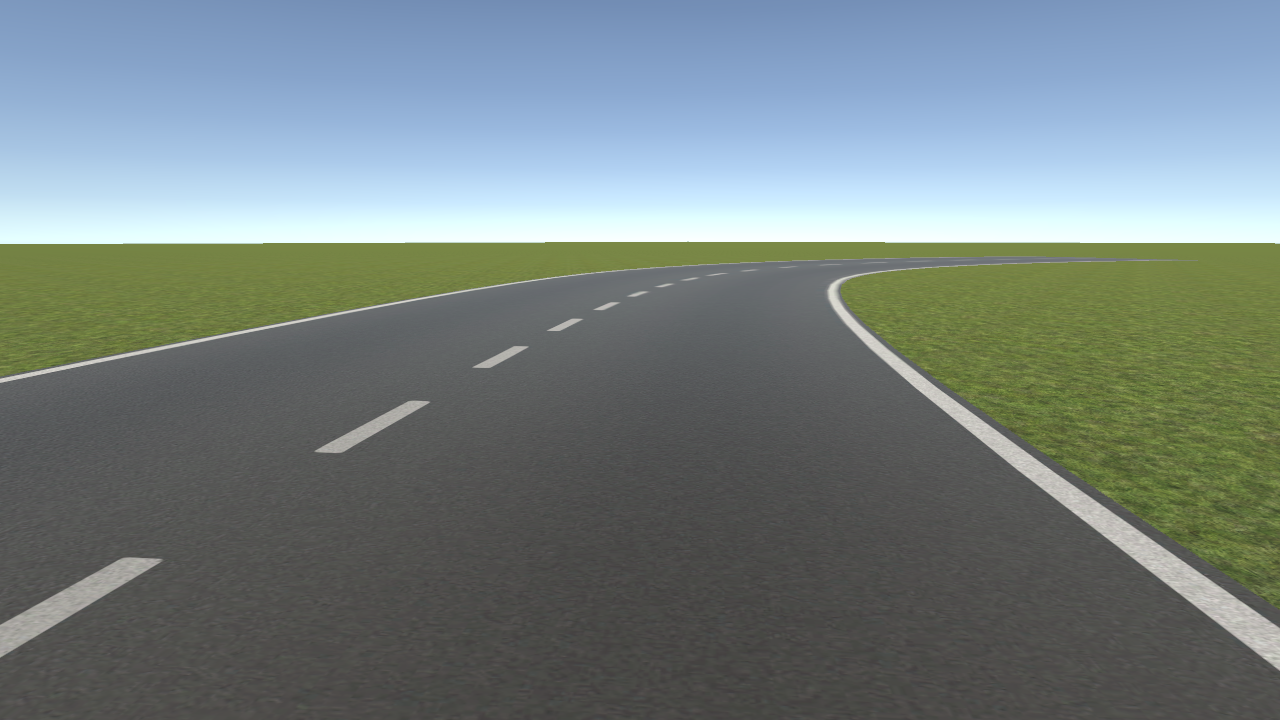
#> input picture CapturedImages/frame.png, 1280 x 720 px, found by its file name
$ python lane_segment.py
#> lines starting #> are read from the running program, lines starting #| are printed output that depends on the picture; after the words box and inside, x2 and y2 are one past the last pixel; in counts of white or black regions, pixels touching at a corner belong together
import cv2
import numpy as np

def segment_lanes(image_path):
    # Load the Unity camera frame
    image = cv2.imread(image_path)
#> image is the input picture: shape (720, 1280, 3); mean B, G, R 129.4, 129, 117.1
    if image is None:
        print("Error: image not found at", image_path)
        return None

    height, width, _ = image.shape
#> height = 720; width = 1280

    # Create a dummy mask: draw a white vertical lane center
    mask = np.zeros((height, width), dtype=np.uint8)
    lane_center_x = width // 2
#> lane_center_x = 640
    mask[:, lane_center_x-4:lane_center_x+4] = 255  # 8-pixel-wide center line

    return mask

if __name__ == "__main__":
    input_path = "D:/Documents/GitHub/Self-Driving-Bot/CapturedImages/frame.png"  # Adjust if needed
    mask = segment_lanes(input_path)

    if mask is not None:
        # Show it in a window
        cv2.imshow("Lane Mask", mask)
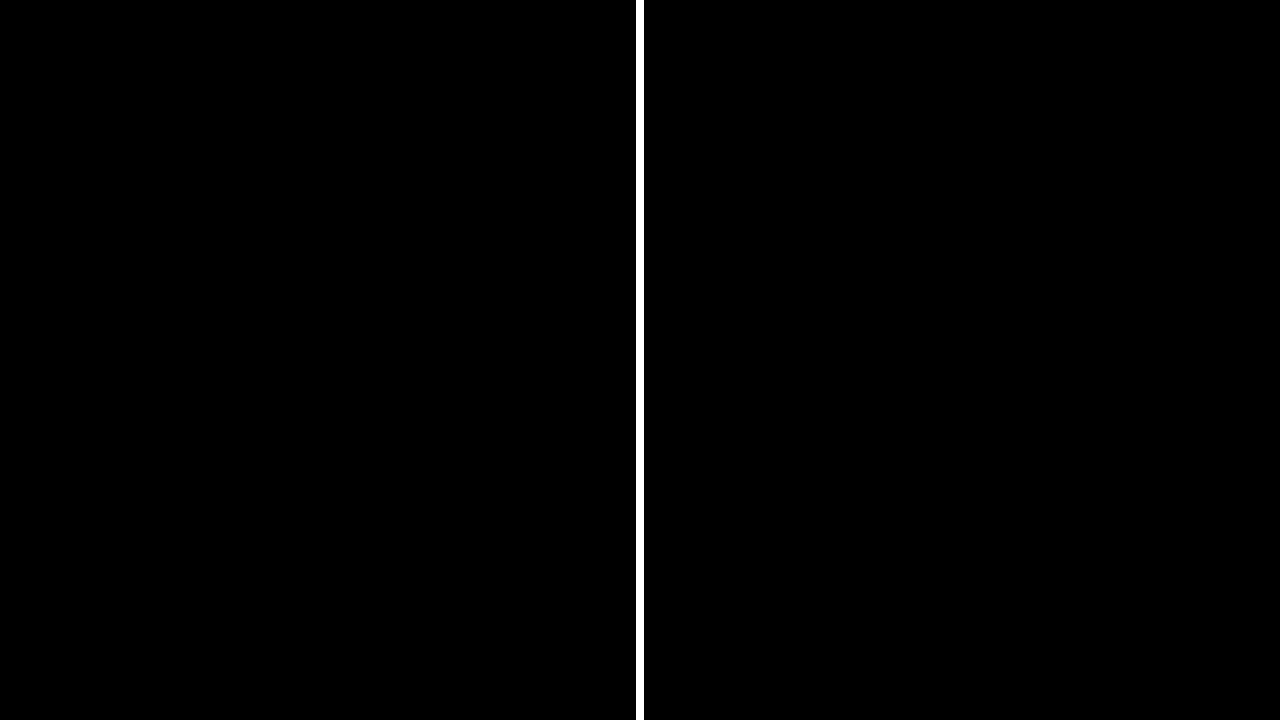
#> window 'Lane Mask': shape (720, 1280); 0.62% white; 1 white region, box (x1, y1, x2, y2) and area: (636, 0, 644, 720) 5760
        cv2.waitKey(0)
        cv2.destroyAllWindows()

        # Optional: Save to file
        output_path = input_path.replace(".png", "_mask.png")
        cv2.imwrite(output_path, mask)
        print("Saved mask to:", output_path)
